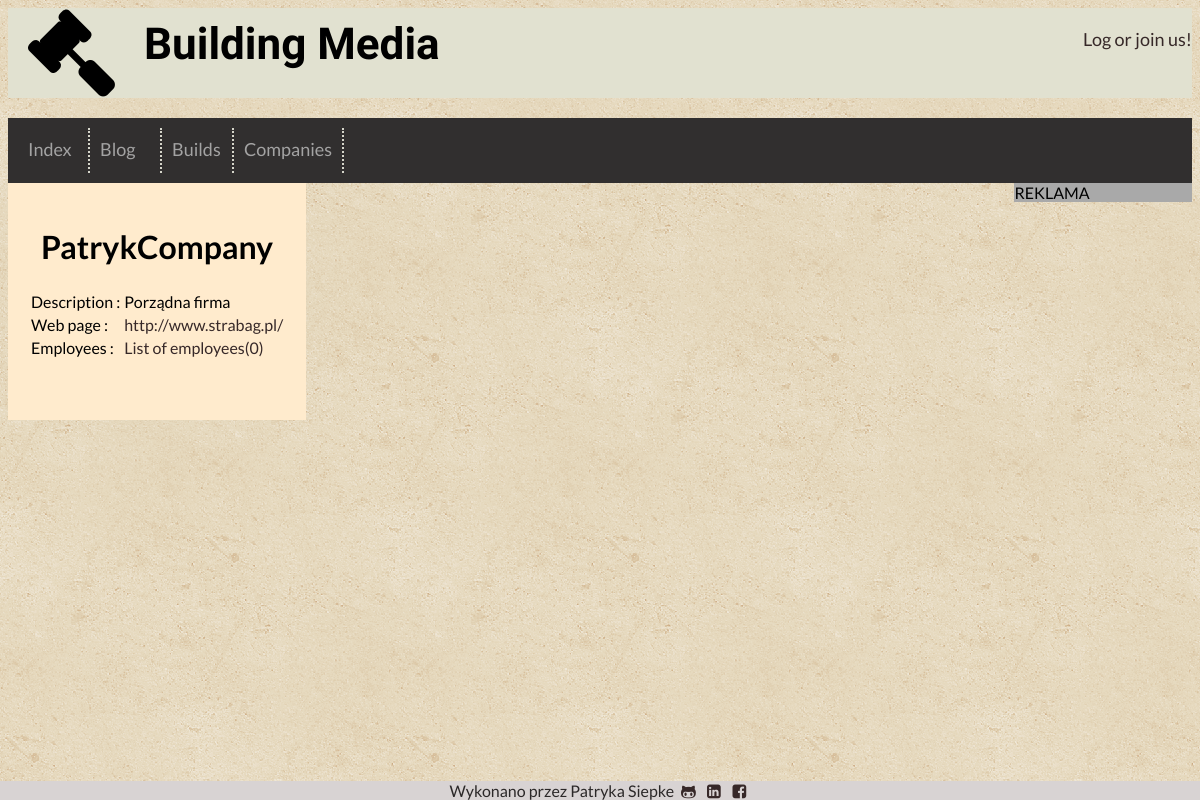
Screenshot of /companies/1 with the database file from the repository.
### app/models.py (models this page shows, shortened)
class Company(db.Model):
    id = Column(Integer, primary_key=True)
    name = Column(String(100), nullable=False, unique=True)
    description = Column(String(1000))
    web_page = Column(String(100), unique=True)
    workers = relationship('User', backref='company', lazy='dynamic')
    builds = relationship('Build', backref='contractor', lazy='dynamic')
    def number_workers(self):
        return self.workers.count()

### app/routes.py (the view)
@login_required
@app.route('/companies/<int:company_id>')
def profile_company(company_id):
    company = Company.query.filter_by(id=company_id).first_or_404()
    return render_template('profile_company.html', company=company, title=company.name+' profile')

### app/routes.py (called while the page is built)
@app.before_request
def before_request():
    if current_user.is_authenticated:
        current_user.last_seen = datetime.utcnow()
        db.session.commit()

### app/templates/profile_company.html
{% extends 'base.html' %}
{% block content %}
<table>
    <tr>
        <th colspan="2"><h1>{{company.name }}</h1></th>
    </tr>
    <tr>
        <td>Description : </td>
        <td>{{ company.description }}</td>
    </tr>
    <tr>
        <td>Web page : </td>
        <td><a href="{{company.web_page}}" target="_blank"> {{ company.web_page }} </a></td>
    </tr>
    <tr>
        <td>Employees :</td>
        <td><a href="{{ url_for('employees',company_id=company.id) }}">List of employees({{ company.number_workers() }})</a></td>
    </tr>
</table>
{% endblock %}

### app/static/css/main.css (style rules this page uses)
body { height: 100%; position:relative; background-image: url(../img/vintage-concrete.png); font-family: 'Lato', sans-serif; min-height:100% }
a { color: #362828; text-decoration: none }

### rows the page displays
Company: name "PatrykCompany", description "Porządna firma", web_page "http://www.strabag.pl/"

### other values shown
{{ company.number_workers() }} "0"
